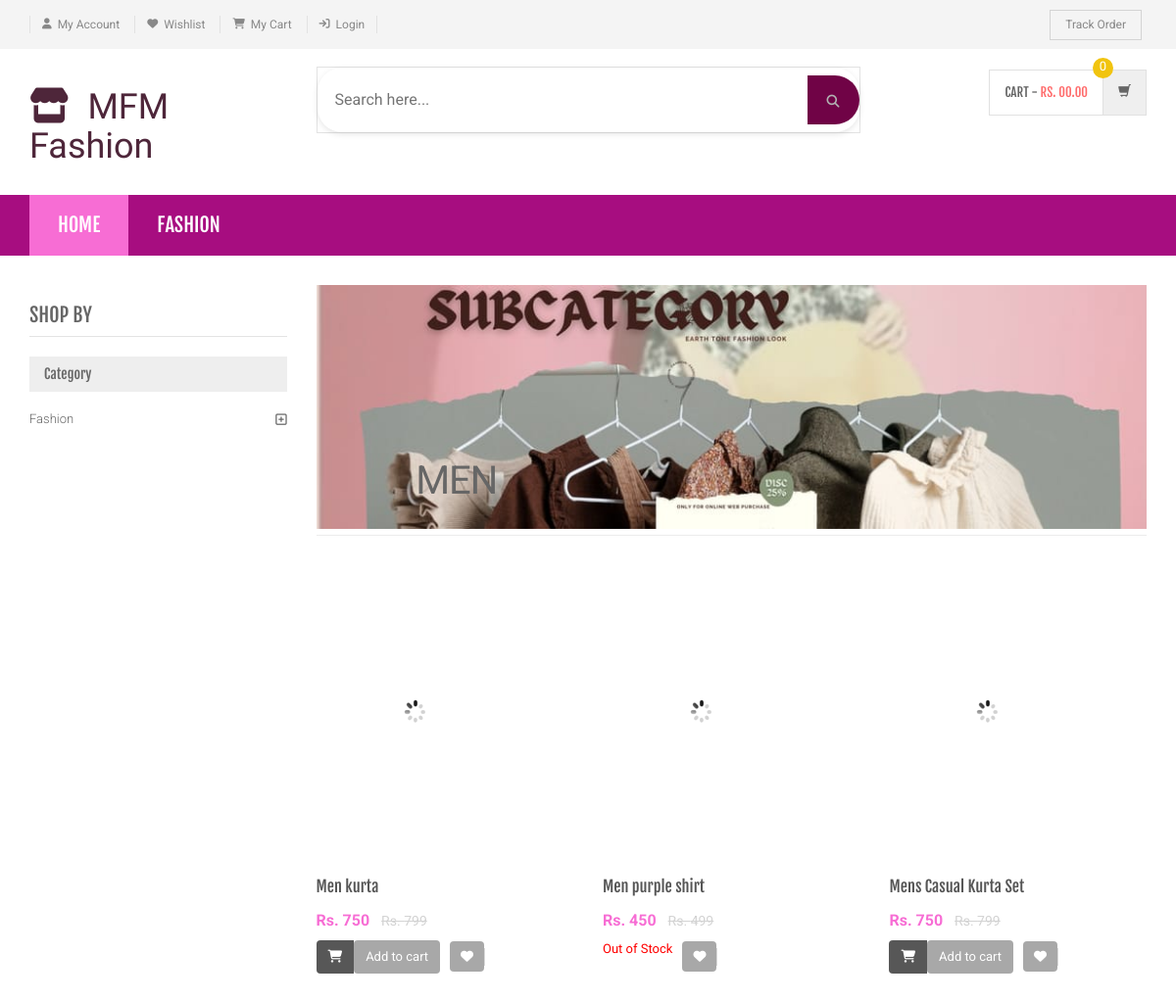
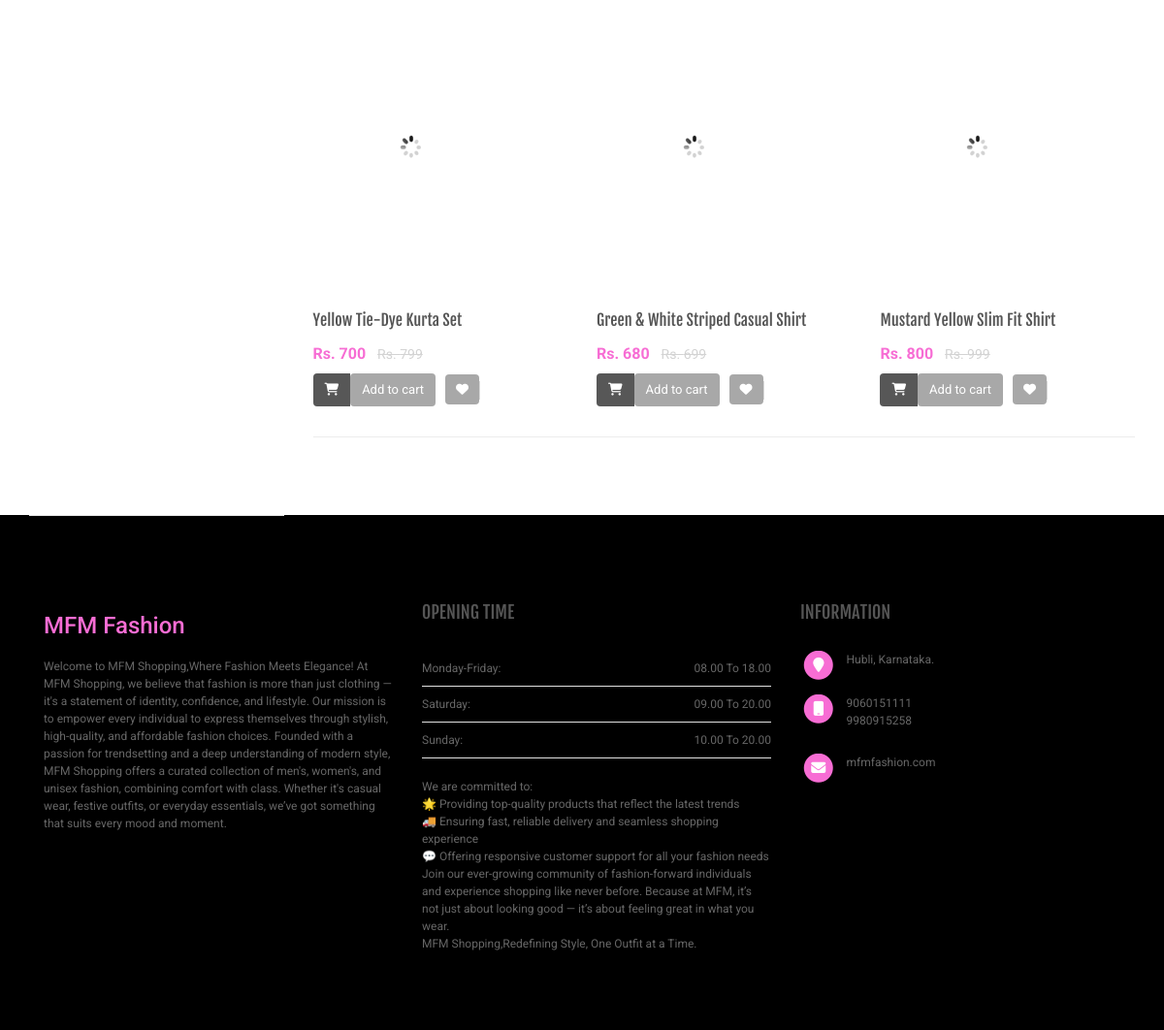
Screenshot of /shopping/sub-category.php?scid=28 with the database file from the repository (2 pictures, top to bottom).
### tables this page shows
CREATE TABLE `category` (
  `id` int(11) NOT NULL,
  `categoryName` varchar(255) DEFAULT NULL,
  `categoryDescription` longtext DEFAULT NULL,
  `creationDate` timestamp NOT NULL DEFAULT current_timestamp(),
  `updationDate` varchar(255) DEFAULT NULL
);

CREATE TABLE `subcategory` (
  `id` int(11) NOT NULL,
  `categoryid` int(11) DEFAULT NULL,
  `subcategory` varchar(255) DEFAULT NULL,
  `creationDate` timestamp NULL DEFAULT current_timestamp(),
  `updationDate` varchar(255) DEFAULT NULL
);

CREATE TABLE `products` (
  `id` int(11) NOT NULL,
  `category` int(11) NOT NULL,
  `subCategory` int(11) DEFAULT NULL,
  `productName` varchar(255) DEFAULT NULL,
  `productCompany` varchar(255) DEFAULT NULL,
  `productPrice` int(11) DEFAULT NULL,
  `productPriceBeforeDiscount` int(11) DEFAULT NULL,
  `productDescription` longtext DEFAULT NULL,
  `productImage1` varchar(255) DEFAULT NULL,
  `productImage2` varchar(255) DEFAULT NULL,
  `productImage3` varchar(255) DEFAULT NULL,
  `shippingCharge` int(11) DEFAULT NULL,
  `productAvailability` varchar(255) DEFAULT NULL,
  `postingDate` timestamp NULL DEFAULT current_timestamp(),
  `updationDate` varchar(255) DEFAULT NULL
);

### shopping/sub-category.php (the view, shortened to what this page needs)
<?php
include('includes/config.php');
$cid=intval($_GET['scid']);
?>
<!DOCTYPE html>
<html lang="en">
	<head>
	    <link rel="stylesheet" href="assets/css/bootstrap.min.css">
	    <link rel="stylesheet" href="assets/css/main.css">
	    <link rel="stylesheet" href="assets/css/red.css">
	    <link rel="stylesheet" href="assets/css/owl.carousel.css">
		<link rel="stylesheet" href="assets/css/owl.transitions.css">
		<link href="assets/css/lightbox.css" rel="stylesheet">
		<link rel="stylesheet" href="assets/css/animate.min.css">
		<link rel="stylesheet" href="assets/css/rateit.css">
		<link rel="stylesheet" href="assets/css/bootstrap-select.min.css">
		<link rel="stylesheet" href="assets/css/config.css">
		<link href="assets/css/green.css" rel="alternate stylesheet" title="Green color">
		<link href="assets/css/blue.css" rel="alternate stylesheet" title="Blue color">
		<link href="assets/css/red.css" rel="alternate stylesheet" title="Red color">
		<link href="assets/css/orange.css" rel="alternate stylesheet" title="Orange color">
		<link href="assets/css/dark-green.css" rel="alternate stylesheet" title="Darkgreen color">
		<link rel="stylesheet" href="assets/css/font-awesome.min.css">
	</head>
    <body class="cnt-home">
<header class="header-style-1">
<?php include('includes/top-header.php');?>
<?php include('includes/main-header.php');?>
<?php include('includes/menu-bar.php');?>
</header>
<div class="body-content outer-top-xs">
	<div class='container'>
		<div class='row outer-bottom-sm'>
			<div class='col-md-3 sidebar'>
	            <div class="sidebar-module-container">
	            	<h3 class="section-title">shop by</h3>
	            	<div class="sidebar-filter">
<div class="sidebar-widget wow fadeInUp outer-bottom-xs ">
	<div class="widget-header m-t-20 ">
		<h4 class="widget-title">Category</h4>
	</div>
	<div class="sidebar-widget-body m-t-10">
	         <?php $sql=mysqli_query($con,"select id,categoryName  from category");
while($row=mysqli_fetch_array($sql))
{
    ?>
		<div class="accordion">
	    	<div class="accordion-group">
	            <div class="accordion-heading">
	                <a href="category.php?cid=<?php echo $row['id'];?>"  class="accordion-toggle collapsed">
	                   <?php echo $row['categoryName'];?>
	                </a>
	            </div>
	        </div>
	    </div>
	    <?php } ?>
	</div>
</div>
	            	</div>
	            </div>
            </div>
			<div class='col-md-9'>
	<div id="category" class="category-carousel hidden-xs">
		<div class="item">
			<div class="image">
				<img src="assets/images/banners/cat-ban-2.jpg" alt="" class="img-responsive">
			</div>
			<div class="container-fluid">
				<div class="caption vertical-top text-left">
					<div class="big-text">
						<br />
					</div>
					       <?php $sql=mysqli_query($con,"select subcategory  from subcategory where id='$cid'");
while($row=mysqli_fetch_array($sql))
{
    ?>
					<div class="excerpt hidden-sm hidden-md">
						<?php echo htmlentities($row['subcategory']);?>
					</div>
			<?php } ?>
				</div>
			</div>
		</div>
</div>
				<div class="search-result-container">
					<div id="myTabContent" class="tab-content">
						<div class="tab-pane active " id="grid-container">
							<div class="category-product  inner-top-vs">
								<div class="row">
			<?php
$ret=mysqli_query($con,"select * from products where subCategory='$cid'");
$num=mysqli_num_rows($ret);
if($num>0)
{
while ($row=mysqli_fetch_array($ret))
{?>
		<div class="col-sm-6 col-md-4 wow fadeInUp">
			<div class="products">
	<div class="product">
		<div class="product-image">
			<div class="image">
				<a href="product-details.php?pid=<?php echo htmlentities($row['id']);?>"><img  src="assets/images/blank.gif" data-echo="admin/productimages/<?php echo htmlentities($row['id']);?>/<?php echo htmlentities($row['productImage1']);?>" alt="" width="200" height="300"></a>
			</div>
		</div>
		<div class="product-info text-left">
			<h3 class="name"><a href="product-details.php?pid=<?php echo htmlentities($row['id']);?>"><?php echo htmlentities($row['productName']);?></a></h3>
			<div class="product-price">
				<span class="price">
					Rs. <?php echo htmlentities($row['productPrice']);?>			</span>
										     <span class="price-before-discount">Rs. <?php echo htmlentities($row['productPriceBeforeDiscount']);?></span>
			</div>
		</div>
					<div class="cart clearfix animate-effect">
				<div class="action">
					<ul class="list-unstyled">
						<li class="add-cart-button btn-group">
						<?php if($row['productAvailability']=='In Stock'){?>
										<button class="btn btn-primary icon" data-toggle="dropdown" type="button">
								<i class="fa fa-shopping-cart"></i>
							</button>
							<a href="category.php?page=product&action=add&id=<?php echo $row['id']; ?>">
							<button class="btn btn-primary" type="button">Add to cart</button></a>
								<?php } else {?>
							<div class="action" style="color:red">Out of Stock</div>
					<?php } ?>
						</li>
		                <li class="lnk wishlist">
							<a class="add-to-cart" href="category.php?pid=<?php echo htmlentities($row['id'])?>&&action=wishlist" title="Wishlist">
								 <i class="icon fa fa-heart"></i>
							</a>
						</li>
					</ul>
				</div>
			</div>
			</div>
			</div>
		</div>
	  <?php } } else {?>
		<div class="col-sm-6 col-md-4 wow fadeInUp"> <h3>No Product Found</h3>
		</div>
<?php } ?>
										</div>
							</div>
						</div>
				</div>
			</div>
		</div></div>
</div>
</div>
<?php include('includes/footer.php');?>
</body>
</html>

### shopping/includes/menu-bar.php (shortened to what this page needs)
<div class="header-nav animate-dropdown">
    <div class="container">
        <div class="yamm navbar navbar-default" role="navigation">
            <div class="nav-bg-class">
                <div class="navbar-collapse collapse" id="mc-horizontal-menu-collapse">
	<div class="nav-outer">
		<ul class="nav navbar-nav">
			<li class="active dropdown yamm-fw">
				<a href="index.php" data-hover="dropdown" class="dropdown-toggle">Home</a>
			</li>
              <?php $sql=mysqli_query($con,"select id,categoryName  from category limit 6");
while($row=mysqli_fetch_array($sql))
{
    ?>
			<li class="dropdown yamm">
				<a href="category.php?cid=<?php echo $row['id'];?>"> <?php echo $row['categoryName'];?></a>
			</li>
			<?php } ?>
		</ul>
		<div class="clearfix"></div>
	</div>
</div>
            </div>
        </div>
    </div>
</div>

### shopping/assets/css/red.css (style rules this page uses)
a { color: #f76dd4; }
.header-style-1 .header-nav { background: #a70d80; }
.cnt-home .header-style-1 .header-nav .navbar .navbar-nav > li.active { background: #f76dd4; }
.product .product-info .product-price .price { color: #f76dd4; }
.sidebar .sidebar-module-container .sidebar-widget .sidebar-widget-body .accordion .accordion-group .accordion-heading .accordion-toggle, .sidebar .sidebar-module-container .sidebar-widget .sidebar-widget-body .accordion .accordion-group .accordion-heading .accordion-toggle:hover, .sidebar .sidebar-module-container .sidebar-widget .sidebar-widget-body .accordion .accordion-group .accordion-heading .accordion-toggle:focus, .sidebar .sidebar-module-container .sidebar-widget .sidebar-widget-body .accordion .accordion-group .accordion-heading .accordion-toggle:after { color: #ff6c6c; }

### shopping/assets/css/lightbox.css (style rules this page uses)
body:after { content: url(../images/close.png) url(../images/loading.gif) url(../images/prev.png) url(../images/next.png); display: none; }

### shopping/assets/css/green.css (style rules this page uses)
a { color: #abd07e; }
.header-style-1 .header-nav { background: #abd07e; }
.cnt-home .header-style-1 .header-nav .navbar .navbar-nav > li.active { background: #84b943; }
.product .product-info .product-price .price { color: #abd07e; }
.sidebar .sidebar-module-container .sidebar-widget .sidebar-widget-body .accordion .accordion-group .accordion-heading .accordion-toggle, .sidebar .sidebar-module-container .sidebar-widget .sidebar-widget-body .accordion .accordion-group .accordion-heading .accordion-toggle:hover, .sidebar .sidebar-module-container .sidebar-widget .sidebar-widget-body .accordion .accordion-group .accordion-heading .accordion-toggle:focus, .sidebar .sidebar-module-container .sidebar-widget .sidebar-widget-body .accordion .accordion-group .accordion-heading .accordion-toggle:after { color: #abd07e; }

### shopping/assets/css/blue.css (style rules this page uses)
a { color: #3498db; }
.header-style-1 .header-nav { background: #3498db; }
.cnt-home .header-style-1 .header-nav .navbar .navbar-nav > li.active { background: #1d6ca1; }
.product .product-info .product-price .price { color: #3498db; }
.sidebar .sidebar-module-container .sidebar-widget .sidebar-widget-body .accordion .accordion-group .accordion-heading .accordion-toggle, .sidebar .sidebar-module-container .sidebar-widget .sidebar-widget-body .accordion .accordion-group .accordion-heading .accordion-toggle:hover, .sidebar .sidebar-module-container .sidebar-widget .sidebar-widget-body .accordion .accordion-group .accordion-heading .accordion-toggle:focus, .sidebar .sidebar-module-container .sidebar-widget .sidebar-widget-body .accordion .accordion-group .accordion-heading .accordion-toggle:after { color: #3498db; }

### shopping/assets/css/orange.css (style rules this page uses)
a { color: #f39c12; }
.header-style-1 .header-nav { background: #f39c12; }
.cnt-home .header-style-1 .header-nav .navbar .navbar-nav > li.active { background: #ab6c09; }
.product .product-info .product-price .price { color: #f39c12; }
.sidebar .sidebar-module-container .sidebar-widget .sidebar-widget-body .accordion .accordion-group .accordion-heading .accordion-toggle, .sidebar .sidebar-module-container .sidebar-widget .sidebar-widget-body .accordion .accordion-group .accordion-heading .accordion-toggle:hover, .sidebar .sidebar-module-container .sidebar-widget .sidebar-widget-body .accordion .accordion-group .accordion-heading .accordion-toggle:focus, .sidebar .sidebar-module-container .sidebar-widget .sidebar-widget-body .accordion .accordion-group .accordion-heading .accordion-toggle:after { color: #f39c12; }

### shopping/assets/css/dark-green.css (style rules this page uses)
a { color: #12cca7; }
.header-style-1 .header-nav { background: #12cca7; }
.cnt-home .header-style-1 .header-nav .navbar .navbar-nav > li.active { background: #0b816a; }
.product .product-info .product-price .price { color: #12cca7; }
.sidebar .sidebar-module-container .sidebar-widget .sidebar-widget-body .accordion .accordion-group .accordion-heading .accordion-toggle, .sidebar .sidebar-module-container .sidebar-widget .sidebar-widget-body .accordion .accordion-group .accordion-heading .accordion-toggle:hover, .sidebar .sidebar-module-container .sidebar-widget .sidebar-widget-body .accordion .accordion-group .accordion-heading .accordion-toggle:focus, .sidebar .sidebar-module-container .sidebar-widget .sidebar-widget-body .accordion .accordion-group .accordion-heading .accordion-toggle:after { color: #12cca7; }

### rows the page displays
category: categoryName "FASHION", categoryName "Fashion"
subcategory: subcategory "MEN"
products: productName "Men kurta", productPrice "750", productPriceBeforeDiscount "799"
products: productName "Men purple shirt", productPrice "450", productPriceBeforeDiscount "499", productAvailability "Out of Stock"
products: productName "Mens Casual Kurta Set", productPrice "750", productPriceBeforeDiscount "799"
products: productName "Yellow Tie-Dye Kurta Set", productPrice "700", productPriceBeforeDiscount "799"
products: productName "Green & White Striped Casual Shirt", productPrice "680", productPriceBeforeDiscount "699"
products: productName "Mustard Yellow Slim Fit Shirt", productPrice "800", productPriceBeforeDiscount "999"
